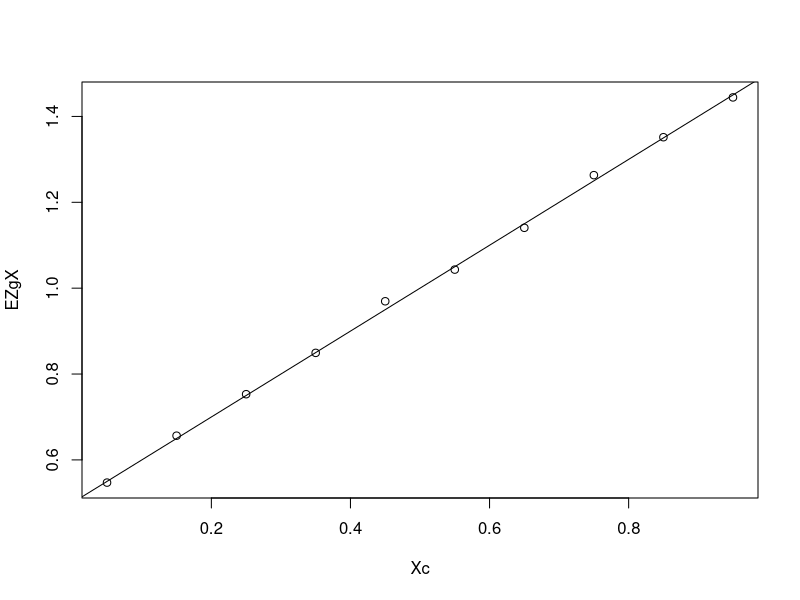
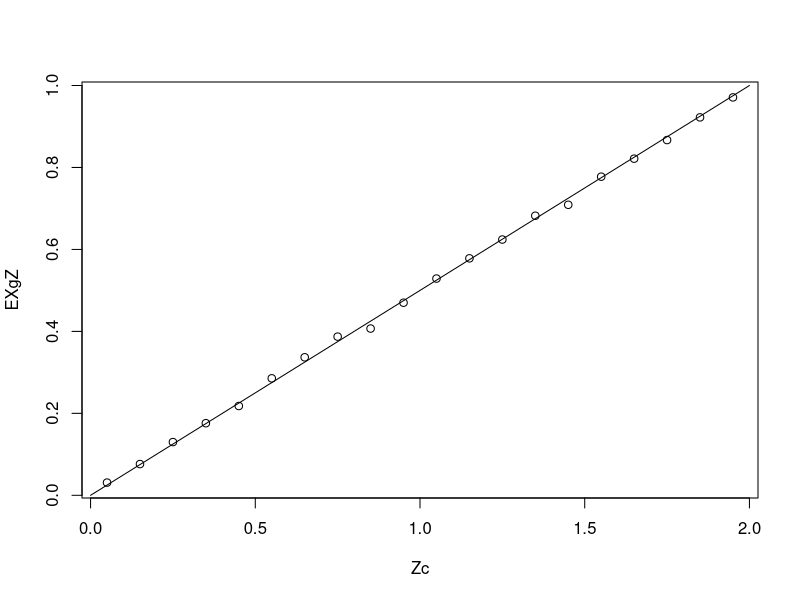
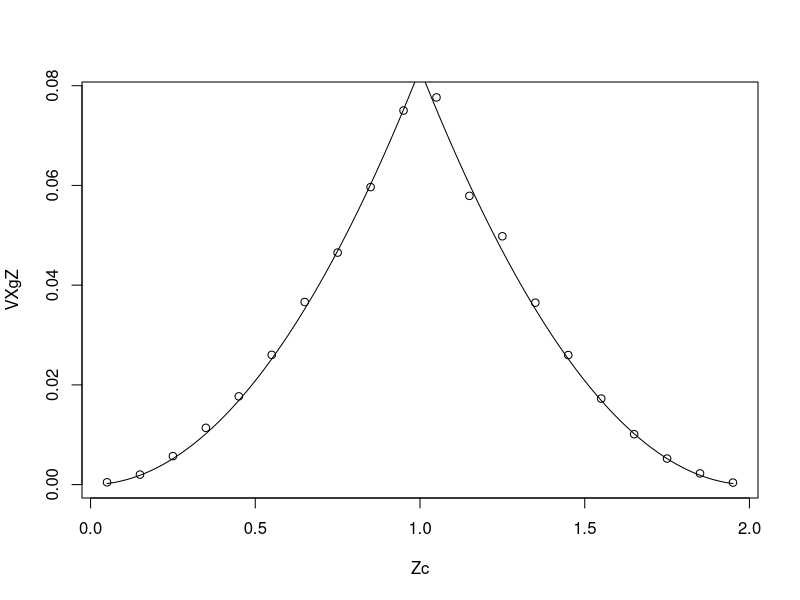

Write R code to recreate these figures, in order.
## -----------------------------------------------------------------------------
N <- 1e4

X <- runif(N)
Y <- runif(N)
Z <- X+Y

dat <- data.frame(X=X,Y=Y,Z=Z)

Xbreaks <- seq(0,1,0.1)
Xc <- Xbreaks[-1] - 0.5*diff(Xbreaks)

EZgX <- tapply(Z,cut(X,breaks=Xbreaks),mean)

plot(Xc,EZgX)
plot(function(x)x+0.5,add=TRUE,from=0,to=1)


## -----------------------------------------------------------------------------
Zbreaks <- seq(0,2,0.1)
Zc <- Zbreaks[-1] - 0.5*diff(Zbreaks)

cZ <- cut(Z,breaks=Zbreaks)

EXgZ <- tapply(X,cZ,mean)
plot(Zc,EXgZ)
plot(function(z)0.5*z,add=TRUE,from=0,to=2)


## -----------------------------------------------------------------------------
## Based on analytical conditioning:
mean(X)
mean(Z/2)


## -----------------------------------------------------------------------------
## Based on binned Z's:
mean(X)
pZ <- table(cZ) / length(Z)
sum(EXgZ*pZ)


## -----------------------------------------------------------------------------
## Conditional variance
VXgZ <- tapply(X,cZ,var)

plot(Zc,VXgZ)
VXgzanalytical <- function(z) pmin(z,2-z)^2/12
curve(VXgzanalytical,add=TRUE)


## -----------------------------------------------------------------------------
## Variance decomposition, analytically:
print(var(X))
print(mean(VXgzanalytical(Z)) + var(Z/2))

## Variance decomposition, purely empirical:
VXgZ[is.na(pZ)] <- 0
EXgZ[is.na(pZ)] <- 0
pZ[is.na(pZ)] <- 0

print(sum(pZ*VXgZ) + sum(pZ*(EXgZ-sum(pZ*EXgZ))^2))

